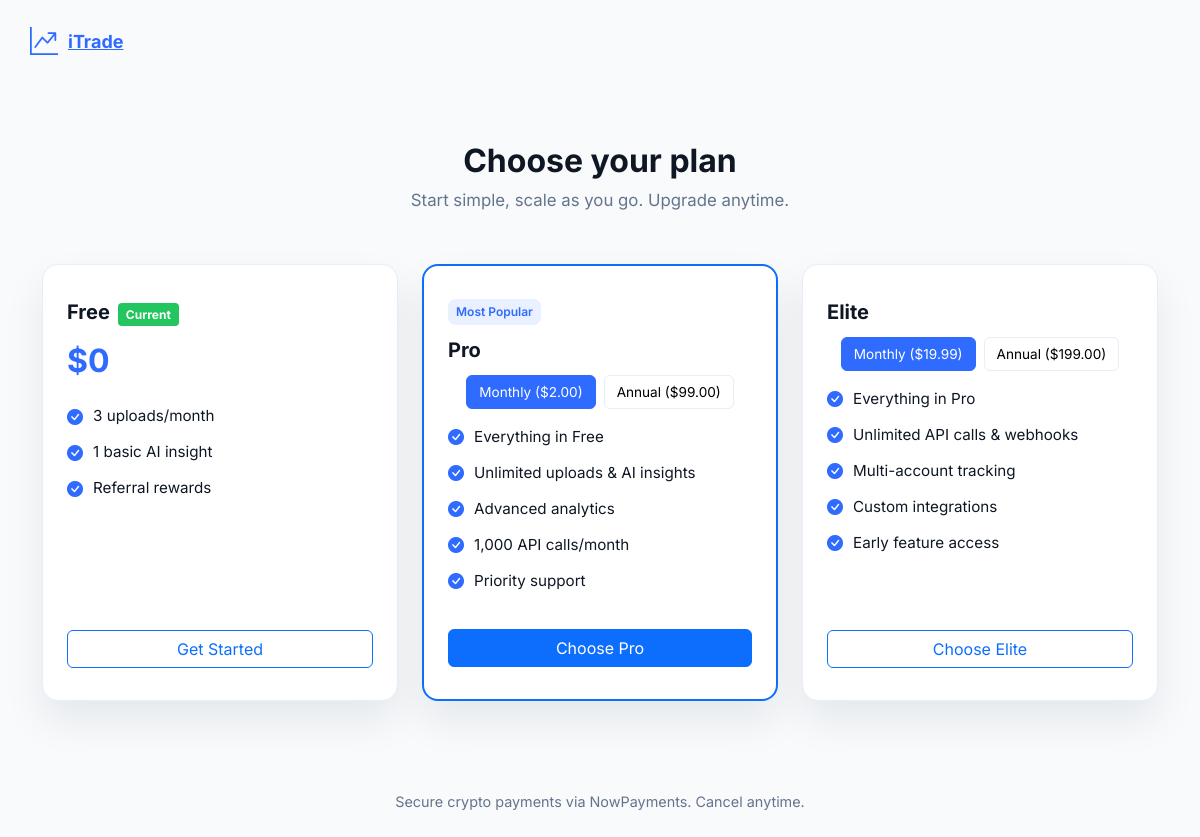
The app's page /plans (signed in) with its own data.
### models/models.py (models this page shows)
class Pricing(Base):
    __tablename__ = "pricing"
    id = Column(Integer, primary_key=True, index=True)
    plan = Column(String, index=True)  # e.g., starter, premium, marketplace
    interval = Column(String, index=True)  # e.g., monthly, yearly
    amount = Column(Float)  # Price in USD

### main.py (the view)
@app.get("/plans", response_class=HTMLResponse)
async def plans_page(
    request: Request,
    current_user: Optional[models.User] = Depends(get_current_user_optional),
    db: AsyncSession = Depends(get_session)
):
    if not current_user:
        return RedirectResponse(url="/", status_code=status.HTTP_303_SEE_OTHER)
    initials = (
        "".join([n[0].upper() for n in current_user.full_name.split()[:2]]) if current_user.full_name
        else "U"
    )
    pricing = {'pro_monthly': 9.99, 'pro_yearly': 99.00, 'elite_monthly': 19.99, 'elite_yearly': 199.00}
    result = await db.execute(select(models.Pricing).where(
        models.Pricing.plan.in_(['pro', 'elite']),
        models.Pricing.interval.in_(['monthly', 'yearly'])
    ))
    for p in result.scalars():
        pricing[f"{p.plan}_{p.interval}"] = p.amount
    discount = {'enabled': False, 'percentage': 0.0, 'expiry': None}
    result = await db.execute(select(models.Discount).where(models.Discount.id == 1))
    db_discount = result.scalar_one_or_none()
    if db_discount:
        discount.update({'enabled': db_discount.enabled, 'percentage': db_discount.percentage, 'expiry': db_discount.expiry})
    effective_discount = db_discount.percentage if db_discount and db_discount.enabled and (not db_discount.expiry or db_discount.expiry > date.today()) else 0.0
    nested_pricing = {
        'pro': {'monthly': pricing['pro_monthly'], 'yearly': pricing['pro_yearly']},
        'elite': {'monthly': pricing['elite_monthly'], 'yearly': pricing['elite_yearly']}
    }
    result_sub = await db.execute(
        select(models.Subscription).where(
            models.Subscription.user_id == current_user.id,
            models.Subscription.status == 'active'
        ).order_by(desc(models.Subscription.start_date))
    )
    current_sub = result_sub.scalars().first()
    return templates.TemplateResponse("plans.html", {
        "request": request, "current_user": current_user, "initials": initials,
        "pricing": pricing, "nested_pricing": nested_pricing,
        "discount": discount, "effective_discount": effective_discount,
        "current_subscription": current_sub, "now": datetime.utcnow()
    })

### templates/plans.html (shortened to what this page needs)
<!doctype html>
<html lang="en" data-theme="light">
<head>
  <link href="https://cdn.jsdelivr.net/npm/bootstrap@5.3.2/dist/css/bootstrap.min.css" rel="stylesheet">
  <link href="https://cdn.jsdelivr.net/npm/bootstrap-icons@1.11.3/font/bootstrap-icons.css" rel="stylesheet">
</head>
<body>
  <div class="page-container">
    <nav class="navbar container">
      <a class="brand" href="/"><i class="bi bi-graph-up-arrow fs-3"></i> iTrade</a>
    </nav>
    <main class="container" id="plans-section">
      <div class="plans-header">
        <h1>Choose your plan</h1>
        <p>Start simple, scale as you go. {% if effective_discount > 0 %}{{ "%.0f"|format(effective_discount) }}% off first month on Pro & Elite.{% else %}Upgrade anytime.{% endif %}</p>
      </div>
      <div class="row g-4 justify-content-center">
        <div class="col-md-4">
          <div class="plan-card">
            <div>
              <div class="plan-title">Free<span class="current-plan" style="display: {% if current_user.plan == 'starter' %}inline{% else %}none{% endif %};">Current</span></div>
              <div class="plan-price">$0</div>
              <ul class="plan-features">
                <li><i class="bi bi-check-circle-fill"></i> 3 uploads/month</li>
                <li><i class="bi bi-check-circle-fill"></i> 1 basic AI insight</li>
                <li><i class="bi bi-check-circle-fill"></i> Referral rewards</li>
              </ul>
            </div>
            <button class="btn btn-outline-primary w-100" onclick="window.location.href='/'">Get Started</button>
          </div>
        </div>
        <div class="col-md-4">
          <div class="plan-card border-primary" style="border-width:2px">
            <div>
              <div class="badge-popular">Most Popular</div>
              <div class="plan-title">Pro<span class="current-plan" style="display: {% if 'pro' in current_user.plan %}inline{% else %}none{% endif %};">Current</span></div>
              <div class="interval-toggle">
                <button class="interval-btn active" data-interval="monthly" data-plan="pro">Monthly (${{ "%.2f"|format(pricing.pro_monthly) }})</button>
                <button class="interval-btn" data-interval="yearly" data-plan="pro">Annual (${{ "%.2f"|format(pricing.pro_yearly) }})</button>
              </div>
              <ul class="plan-features">
                <li><i class="bi bi-check-circle-fill"></i> Everything in Free</li>
                <li><i class="bi bi-check-circle-fill"></i> Unlimited uploads & AI insights</li>
                <li><i class="bi bi-check-circle-fill"></i> Advanced analytics</li>
                <li><i class="bi bi-check-circle-fill"></i> 1,000 API calls/month</li>
                <li><i class="bi bi-check-circle-fill"></i> Priority support</li>
              </ul>
            </div>
            <div class="plan-cta">
              <button id="pro-btn" class="btn btn-primary w-100">Choose Pro</button>
            </div>
          </div>
        </div>
        <div class="col-md-4">
          <div class="plan-card">
            <div>
              <div class="plan-title">Elite<span class="current-plan" style="display: {% if 'elite' in current_user.plan %}inline{% else %}none{% endif %};">Current</span></div>
              <div class="interval-toggle">
                <button class="interval-btn active" data-interval="monthly" data-plan="elite">Monthly (${{ "%.2f"|format(pricing.elite_monthly) }})</button>
                <button class="interval-btn" data-interval="yearly" data-plan="elite">Annual (${{ "%.2f"|format(pricing.elite_yearly) }})</button>
              </div>
              <ul class="plan-features">
                <li><i class="bi bi-check-circle-fill"></i> Everything in Pro</li>
                <li><i class="bi bi-check-circle-fill"></i> Unlimited API calls & webhooks</li>
                <li><i class="bi bi-check-circle-fill"></i> Multi-account tracking</li>
                <li><i class="bi bi-check-circle-fill"></i> Custom integrations</li>
                <li><i class="bi bi-check-circle-fill"></i> Early feature access</li>
              </ul>
            </div>
            <div class="plan-cta">
              <button id="elite-btn" class="btn btn-outline-primary w-100">Choose Elite</button>
            </div>
          </div>
        </div>
      </div>
    </main>
    <footer>
      <div class="container">Secure crypto payments via NowPayments. Cancel anytime.</div>
    </footer>
  </div>
</body>
</html>

### templates/plans.html (style rules this page uses)
:root { --brand-500: #2F6BFF; --brand-600: #1F55E0; --accent-cyan: #06B6D4; --success: #22C55E; --danger: #EF4444; --gold: #FCD34D; --bg: #F8FAFC; --surface: #FFFFFF; --text: #0F1724; --muted: #64748B; --border: #E6EEF8; --radius: 16px; --shadow: 0 20px 40px rgba(15,23,42,0.08); --shadow-lg: 0 25px 50px -12px rgba(0,0,0,0.15); }
body { background: var(--bg); color: var(--text); font-family: Inter, system-ui, -apple-system, "Segoe UI", Roboto, Arial; transition: background 0.3s ease, color 0.3s ease; }
nav.navbar { background: transparent; padding: 20px 0; }
.brand { font-weight: 700; color: var(--brand-500); font-size: 1.125rem; display: flex; align-items: center; gap: 10px; }
main { padding: 60px 20px; }
.plans-header { text-align: center; margin-bottom: 50px; }
.plans-header h1 { font-size: 32px; font-weight: 700; }
.plans-header p { color: var(--muted); font-size: 1.05rem; }
.plan-card { background: var(--surface); border: 1px solid var(--border); border-radius: var(--radius); box-shadow: var(--shadow); padding: 32px 24px; display: flex; flex-direction: column; justify-content: space-between; height: 100%; transition: transform .2s ease, box-shadow .2s ease; }
.plan-title { font-size: 1.25rem; font-weight: 700; margin-bottom: 10px; color: var(--text); }
.plan-price { font-size: 2rem; font-weight: 700; color: var(--brand-500); margin-bottom: 20px; }
.plan-features { list-style: none; padding: 0; margin: 0 0 24px 0; }
.plan-features li { display: flex; align-items: center; gap: 10px; color: var(--text); margin-bottom: 12px; font-size: .95rem; }
.plan-features li i { color: var(--brand-500); font-size: 1rem; }
.badge-popular { display: inline-block; background: rgba(47,107,255,0.1); color: var(--brand-500); font-size: .75rem; font-weight: 600; border-radius: 8px; padding: 4px 8px; margin-bottom: 10px; }
footer { padding: 30px 0; text-align: center; color: var(--muted); font-size: .9rem; }
.interval-toggle { display: flex; gap: 8px; margin-bottom: 16px; justify-content: center; }
.interval-btn { padding: 6px 12px; border: 1px solid var(--border); background: var(--surface); border-radius: 6px; font-size: 0.85rem; transition: all 0.2s ease; }
.interval-btn.active { background: var(--brand-500); color: white; border-color: var(--brand-500); }
.plan-cta { margin-top: 12px; }
.current-plan { background: var(--success); color: white; padding: 4px 8px; border-radius: 4px; font-size: 0.75rem; margin-left: 8px; }

### records on screen
Pricing: pro_monthly "2.00"
Pricing: pro_yearly "99.00"
Pricing: elite_monthly "19.99"
Pricing: elite_yearly "199.00"
